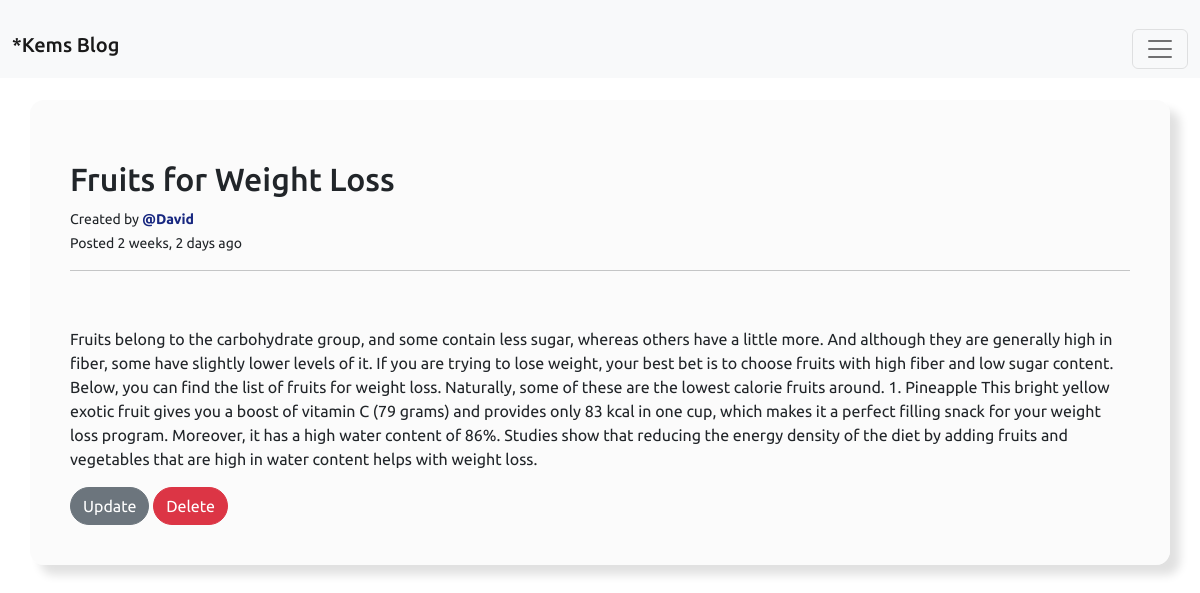
The page /post/8/ (signed in) on the database its author committed.
### blogApp/models.py (models this page shows, shortened)
class Post(models.Model):
    author = models.ForeignKey(User, on_delete=models.CASCADE)
    image = models.ImageField(upload_to='BlogPictures')
    title = models.CharField(max_length=200)
    content = models.TextField()
    updated = models.DateTimeField(default=timezone.now)
    date_posted = models.DateTimeField(default=timezone.now)
    class Meta:
        ordering = ['-updated']

### blogApp/views.py (the view)
# urls.py: path('post/<int:id>/', views.postDetail, name='post-detail'),
@login_required(login_url='/login')
def postDetail(request, id):
    posts = Post.objects.get(pk=id)
    context = {
        'posts':posts
    }
    return render(request, 'blogApp/post_detail.html', context)

### blogApp/templates/blogApp/post_detail.html (shortened to what this page needs)
{% extends 'blogApp/Base.html' %}
{% load static %}
{% block content %}
<div class="container" id="card" style="padding:40px; ">
    <div class="card-header">
        <h2>{{posts.title}}</h2>
        <small>Created by <strong><a style="text-decoration: none; color: rgb(23, 39, 128);" href="#">@{{ posts.author }}</a></strong></small><br>
        <small>Posted {{ posts.date_posted|timesince }} ago</small>  <hr>
    </div>
    <div class="card-body">
         <p>
           {{ posts.content }}
         </p>
        {% if posts.author == user %}
        <a href="{% url 'post-update' posts.id %}"><button type="submit" class="btn btn-secondary" style="border-radius: 20px;">Update</button></a>
        <a href="{% url 'post-delete' posts.id %}"><button type="submit" class="btn btn-danger" style="border-radius: 20px;">Delete</button></a>
        {% endif %}
    </div>
  </div>
{% endblock content %}

### blogApp/static/blogApp/blog.css (style rules this page uses)
* { font-family: 'Barlow', sans-serif; font-family: 'PT Sans', sans-serif; font-family: 'Roboto', sans-serif; font-family: 'Signika Negative', sans-serif; font-family: 'Tilt Neon', cursive; font-family: 'Ubuntu', sans-serif; }

### blogApp/static/blogApp/postAndLog.css (style rules this page uses)
* { margin-bottom: 0px; padding-top: 20px; font-family: 'Barlow', sans-serif; font-family: 'PT Sans', sans-serif; font-family: 'Roboto', sans-serif; font-family: 'Signika Negative', sans-serif; font-family: 'Tilt Neon', cursive; font-family: 'Ubuntu', sans-serif; }
#card { padding-left: 25px; padding-right: 25px; padding-bottom: 25px; margin-top: 20px; background-color:rgba(250, 250, 250, 0.705); border-radius: 14px; box-shadow: 10px 10px 10px rgba(0, 0, 0, 0.12); }

### rows shown on the page
Post: title "Fruits for Weight Loss", author "David", date_posted "2 weeks, 2 days", content "Fruits belong to the carbohydrate group, and some contain less sugar, whereas others have a little more. And although they are generally high in fiber, some have slightly lower levels of it. If you are trying to lose weight, your best bet is to choose fruits with high fiber and low sugar content. Below, you can find the list of fruits for weight loss. Naturally, some of these are the lowest calorie fruits around. 1. Pineapple This bright yellow exotic fruit gives you a boost of vitamin C (79 grams) and provides only 83 kcal in one cup, which makes it a perfect filling snack for your weight loss program. Moreover, it has a high water content of 86%. Studies show that reducing the energy…"
